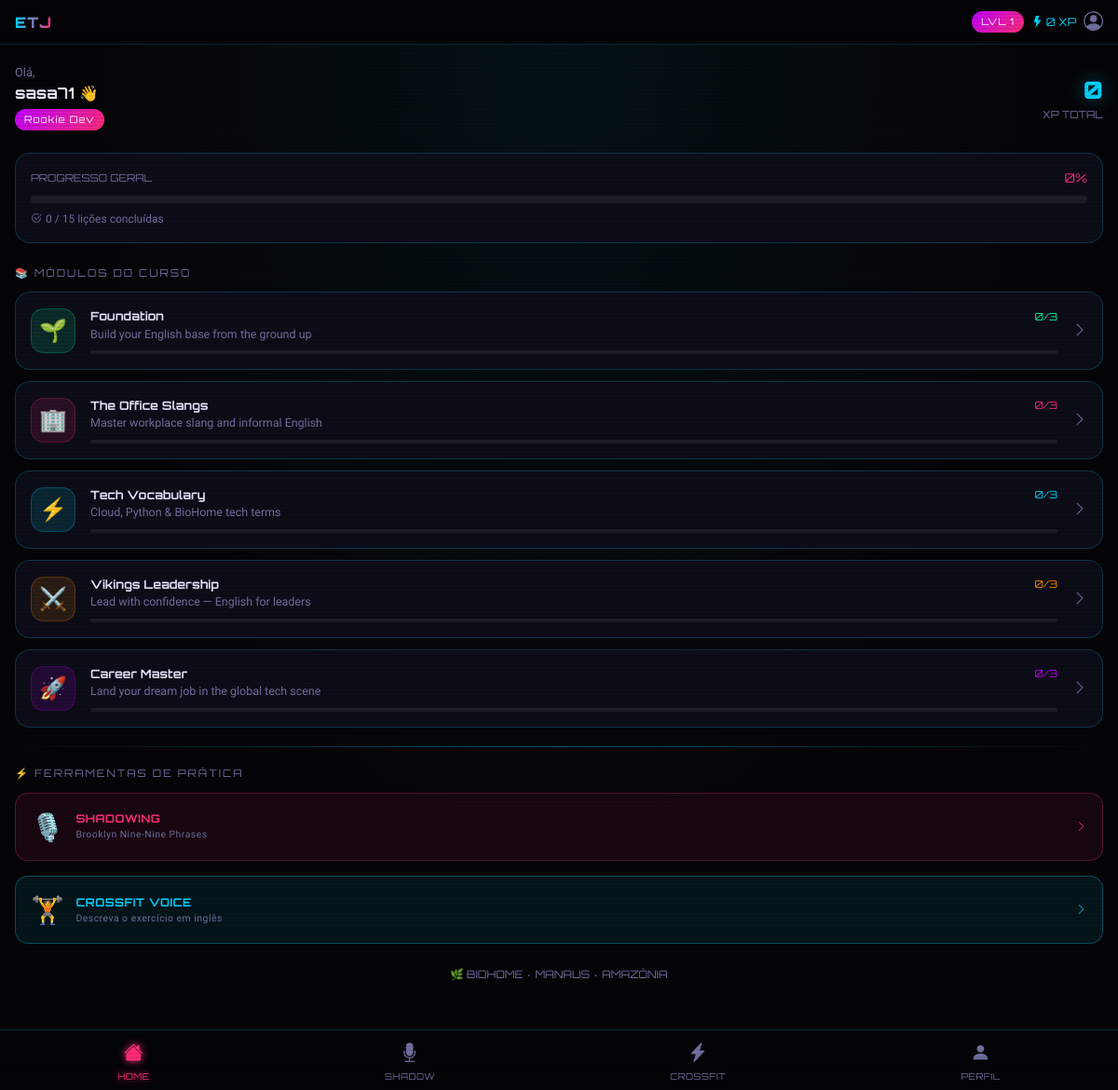
The page /dashboard (signed in) on the database its author committed.
### app.py (models this page shows, shortened)
class User(db.Model):
    id = db.Column(db.Integer, primary_key=True)
    username = db.Column(db.String(80), unique=True, nullable=False)
    email = db.Column(db.String(120), unique=True, nullable=False)
    password_hash = db.Column(db.String(200), nullable=False)
    xp = db.Column(db.Integer, default=0)
    level = db.Column(db.Integer, default=1)
    created_at = db.Column(db.DateTime, default=datetime.utcnow)
    lessons = db.relationship('LessonProgress', backref='user', lazy=True)
    def get_level_title(self):
        titles = {1: 'Rookie Dev', 2: 'Junior Dev', 3: 'Mid-Level Dev',
                  4: 'Senior Dev', 5: 'Tech Lead', 6: 'CTO'}
        return titles.get(self.level, 'Legend')

### app.py (the view)
@app.route('/dashboard')
def dashboard():
    if 'user_id' not in session:
        return redirect(url_for('login'))
    user = User.query.get(session['user_id'])
    completed, total = get_user_progress(user.id)
    progress_pct = int((len(completed) / total) * 100) if total else 0
    return render_template('dashboard.html', user=user, modules=MODULES,
                           completed=completed, progress_pct=progress_pct, total_lessons=total)

### app.py (called while the page is built)
def get_user_progress(user_id):
    progress = LessonProgress.query.filter_by(user_id=user_id, completed=True).all()
    completed = {(p.module_id, p.lesson_id) for p in progress}
    total_lessons = sum(len(m['lessons']) for m in MODULES)
    return completed, total_lessons

### templates/dashboard.html (shortened to what this page needs)
{% extends "base.html" %}
{% block content %}
<div class="dashboard-bg">
  <div class="d-flex align-items-center justify-content-between mb-4">
    <div>
      <p class="text-dim mb-0" style="font-size:0.8rem;">Olá,</p>
      <p class="hero-greeting mb-0">{{ user.username }} 👋</p>
      <span class="badge-level mt-1 d-inline-block">{{ user.get_level_title() }}</span>
    </div>
    <div class="text-end">
      <div style="font-family:Orbitron,monospace;font-size:1.6rem;font-weight:900;color:var(--neon-cyan);text-shadow:0 0 20px rgba(0,212,255,0.4);">
        {{ user.xp }}
      </div>
      <div style="font-size:0.7rem;color:var(--text-dim);font-family:Orbitron,monospace;">XP TOTAL</div>
    </div>
  </div>
  <div class="xp-section mb-4">
    <div class="d-flex justify-content-between align-items-center mb-2">
      <span style="font-family:Orbitron,monospace;font-size:0.7rem;color:var(--text-dim);">PROGRESSO GERAL</span>
      <span style="font-family:Orbitron,monospace;font-size:0.85rem;color:var(--neon-pink);">{{ progress_pct }}%</span>
    </div>
    <div class="xp-bar-track">
    </div>
    <p class="text-dim mt-2 mb-0" style="font-size:0.75rem;">
      <i class="bi bi-check2-circle me-1"></i>{{ completed|length }} / {{ total_lessons }} lições concluídas
    </p>
  </div>
  <p class="section-title">📚 MÓDULOS DO CURSO</p>
  {% for mod in modules %}
  {% set done = namespace(count=0) %}
  {% for les in mod.lessons %}
    {% if (mod.id, les.id) in completed %}
      {% set done.count = done.count + 1 %}
    {% endif %}
  {% endfor %}
  {% set mod_pct = ((done.count / mod.lessons|length) * 100)|int %}
  <a href="{{ url_for('module', module_id=mod.id) }}" class="module-card">
    <div class="d-flex align-items-center gap-3">
      <div class="module-icon" style="background: {{ mod.color }}20; border: 1px solid {{ mod.color }}40;">
        {{ mod.icon }}
      </div>
      <div class="flex-grow-1">
        <div class="d-flex justify-content-between align-items-center">
          <span style="font-family:Orbitron,monospace;font-size:0.8rem;font-weight:700;">{{ mod.name }}</span>
          <span style="font-size:0.7rem;color:{{ mod.color }};font-family:Orbitron,monospace;">{{ done.count }}/{{ mod.lessons|length }}</span>
        </div>
        <p class="text-dim mb-0" style="font-size:0.78rem;">{{ mod.description }}</p>
        <div class="module-progress-bar">
        </div>
      </div>
      <i class="bi bi-chevron-right" style="color:var(--text-dim);"></i>
    </div>
  </a>
  {% endfor %}
  <div class="glow-divider"></div>
  <p class="section-title">⚡ FERRAMENTAS DE PRÁTICA</p>
  <div class="d-flex flex-column gap-3">
    <a href="{{ url_for('shadowing') }}" class="special-btn" style="background:rgba(255,45,120,0.08);border:1px solid rgba(255,45,120,0.3);color:var(--neon-pink);">
      <span style="font-size:1.8rem;">🎙️</span>
      <div>
        <div>SHADOWING</div>
        <div style="font-size:0.65rem;color:var(--text-dim);font-weight:400;font-family:Rajdhani,sans-serif;">Brooklyn Nine-Nine Phrases</div>
      </div>
      <i class="bi bi-chevron-right ms-auto"></i>
    </a>
    <a href="{{ url_for('crossfit') }}" class="special-btn" style="background:rgba(0,212,255,0.08);border:1px solid rgba(0,212,255,0.3);color:var(--neon-cyan);">
      <span style="font-size:1.8rem;">🏋️</span>
      <div>
        <div>CROSSFIT VOICE</div>
        <div style="font-size:0.65rem;color:var(--text-dim);font-weight:400;font-family:Rajdhani,sans-serif;">Descreva o exercício em inglês</div>
      </div>
      <i class="bi bi-chevron-right ms-auto"></i>
    </a>
  </div>
  <p class="text-center text-dim mt-4" style="font-size:0.72rem;font-family:Orbitron,monospace;">
    🌿 BIOHOME · MANAUS · AMAZÔNIA
  </p>
</div>
{% endblock %}

### templates/base.html (shortened to what this page needs)
<!DOCTYPE html>
<html lang="pt-BR">
<head>
  <link href="https://cdn.jsdelivr.net/npm/bootstrap@5.3.0/dist/css/bootstrap.min.css" rel="stylesheet" />
  <link href="https://cdn.jsdelivr.net/npm/bootstrap-icons@1.11.0/font/bootstrap-icons.css" rel="stylesheet" />
</head>
<body>
{% if session.get('user_id') %}
<nav class="navbar navbar-etj sticky-top px-3 py-2">
  <a class="navbar-brand-etj" href="{{ url_for('dashboard') }}">ETJ</a>
  <div class="d-flex align-items-center gap-2">
    <span class="badge-level">LVL {{ user.level }}</span>
    <span style="font-family:Orbitron,monospace;font-size:0.75rem;color:var(--neon-cyan);">
      <i class="bi bi-lightning-fill"></i> {{ user.xp }} XP
    </span>
    <a href="{{ url_for('profile') }}" class="text-decoration-none" style="color:var(--text-dim);">
      <i class="bi bi-person-circle" style="font-size:1.3rem;"></i>
    </a>
  </div>
</nav>
<nav class="bottom-nav d-flex justify-content-around">
  <a href="{{ url_for('dashboard') }}" class="{% if request.endpoint=='dashboard' %}active{% endif %}">
    <i class="bi bi-house-fill"></i>HOME
  </a>
  <a href="{{ url_for('shadowing') }}" class="{% if request.endpoint=='shadowing' %}active{% endif %}">
    <i class="bi bi-mic-fill"></i>SHADOW
  </a>
  <a href="{{ url_for('crossfit') }}" class="{% if request.endpoint=='crossfit' %}active{% endif %}">
    <i class="bi bi-lightning-charge-fill"></i>CROSSFIT
  </a>
  <a href="{{ url_for('profile') }}" class="{% if request.endpoint=='profile' %}active{% endif %}">
    <i class="bi bi-person-fill"></i>PERFIL
  </a>
</nav>
{% endif %}
<div {% if session.get('user_id') %}class="pb-bottom-nav"{% endif %}>
  {% block content %}{% endblock %}
</div>
</body>
</html>

### templates/base.html (style rules this page uses)
:root { --neon-pink: #ff2d78; --neon-cyan: #00d4ff; --neon-green: #00ff9f; --neon-purple: #bf00ff; --neon-orange: #ff8c00; --bg-deep: #050508; --bg-card: #0d0d18; --bg-card2: #111128; --text-main: #e8e8ff; --text-dim: #7070a0; --border-glow: rgba(0,212,255,0.2); }
* { box-sizing: border-box; }
html, body { background: var(--bg-deep); color: var(--text-main); font-family: 'Rajdhani', sans-serif; font-size: 16px; min-height: 100vh; overflow-x: hidden; }
body::before { content: ''; position: fixed; inset: 0; background: repeating-linear-gradient(0deg, transparent, transparent 2px, rgba(0,0,0,0.08) 2px, rgba(0,0,0,0.08) 4px ); pointer-events: none; z-index: 9999; }
.navbar-etj { background: rgba(5,5,8,0.95); border-bottom: 1px solid var(--border-glow); backdrop-filter: blur(12px); -webkit-backdrop-filter: blur(12px); }
.navbar-brand-etj { font-family: 'Orbitron', monospace; font-weight: 900; font-size: 1rem; letter-spacing: 1px; background: linear-gradient(90deg, var(--neon-cyan), var(--neon-pink)); -webkit-background-clip: text; -webkit-text-fill-color: transparent; background-clip: text; }
.xp-bar-track { background: rgba(255,255,255,0.07); border-radius: 99px; height: 8px; overflow: hidden; }
.bottom-nav { position: fixed; bottom: 0; left: 0; right: 0; background: rgba(5,5,8,0.97); border-top: 1px solid var(--border-glow); backdrop-filter: blur(16px); z-index: 1000; padding-bottom: env(safe-area-inset-bottom); }
.bottom-nav a { color: var(--text-dim); text-decoration: none; display: flex; flex-direction: column; align-items: center; font-size: 0.6rem; font-family: 'Orbitron', monospace; letter-spacing: 0.5px; padding: 8px 0; transition: color 0.2s; }
.bottom-nav a i { font-size: 1.3rem; margin-bottom: 2px; }
.bottom-nav a.active { color: var(--neon-pink); text-shadow: 0 0 8px var(--neon-pink); }
.glow-divider { height: 1px; background: linear-gradient(90deg, transparent, var(--neon-cyan), transparent); opacity: 0.4; margin: 20px 0; }
.badge-level { background: linear-gradient(135deg, var(--neon-purple), var(--neon-pink)); color: #fff; font-family: 'Orbitron', monospace; font-size: 0.65rem; padding: 4px 10px; border-radius: 99px; letter-spacing: 1px; }
.pb-bottom-nav { padding-bottom: 80px; }
.text-dim { color: var(--text-dim); }

### templates/dashboard.html (style rules this page uses)
.dashboard-bg { background: radial-gradient(ellipse at 50% 0%, rgba(0,212,255,0.06) 0%, transparent 60%), var(--bg-deep); min-height: 100vh; padding: 20px 16px; }
.hero-greeting { font-family: 'Orbitron', monospace; font-size: 1.05rem; font-weight: 700; color: var(--text-main); margin-bottom: 2px; }
.xp-section { background: var(--bg-card); border: 1px solid var(--border-glow); border-radius: 16px; padding: 16px; margin-bottom: 20px; }
.module-card { background: var(--bg-card); border-radius: 16px; border: 1px solid var(--border-glow); padding: 16px; margin-bottom: 12px; text-decoration: none; color: var(--text-main); display: block; transition: transform 0.2s, box-shadow 0.2s; }
.module-icon { width: 48px; height: 48px; border-radius: 14px; display: flex; align-items: center; justify-content: center; font-size: 1.5rem; flex-shrink: 0; }
.module-progress-bar { height: 4px; background: rgba(255,255,255,0.07); border-radius: 99px; overflow: hidden; margin-top: 8px; }
.special-btn { border-radius: 14px; padding: 14px 16px; text-decoration: none; display: flex; align-items: center; gap: 12px; transition: transform 0.2s, box-shadow 0.2s; font-family: 'Orbitron', monospace; font-size: 0.75rem; font-weight: 700; letter-spacing: 0.5px; }
.section-title { font-family: 'Orbitron', monospace; font-size: 0.7rem; letter-spacing: 2px; color: var(--text-dim); text-transform: uppercase; margin-bottom: 12px; }

### rows shown on the page
User: level "1", xp "0", username "sasa71", get_level_title "Rookie Dev"

### other values the page prints
{{ progress_pct }} "0"
{{ completed|length }} "0"
{{ total_lessons }} "15"
{{ mod.icon }} "🌱" "🏢" "⚡" "⚔️" "🚀"
{{ mod.name }} "Foundation" "The Office Slangs" "Tech Vocabulary" "Vikings Leadership" "Career Master"
{{ done.count }} "0" "0" "0" "0" "0"
{{ mod.lessons|length }} "3" "3" "3" "3" "3"
{{ mod.description }} "Build your English base from the ground up" "Master workplace slang and informal English" "Cloud, Python & BioHome tech terms" "Lead with confidence — English for leaders" "Land your dream job in the global tech scene"
